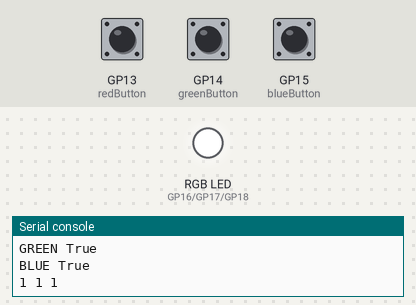
A program run on a simulated Raspberry Pi Pico running MicroPython. Shown: an RGB LED mixed from three pins (HIGH = lit), the last lines printed to the serial console. Inputs (shaded band) come from the test bench; at power-on: GP13 (redButton) HIGH, GP14 (greenButton) HIGH, GP15 (blueButton) HIGH.

Above: at 1.2 s.
1.3 s: GP13 (redButton) pulled LOW for 0.25 s
At 2.9 s:
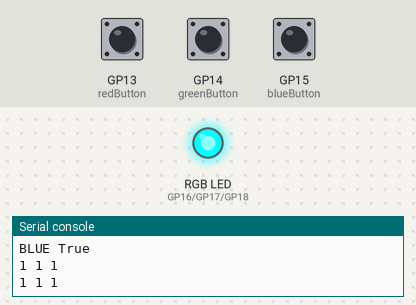
3.2 s: GP14 (greenButton) pulled LOW for 0.25 s
At 4.9 s:
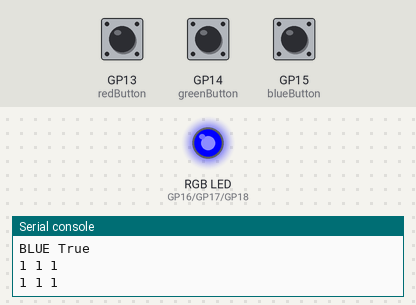
5.2 s: GP15 (blueButton) pulled LOW for 0.25 s
At 6.8 s:
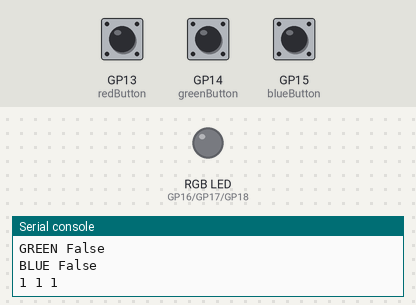
7.2 s: GP13 (redButton) pulled LOW for 1 s
At 9.2 s:
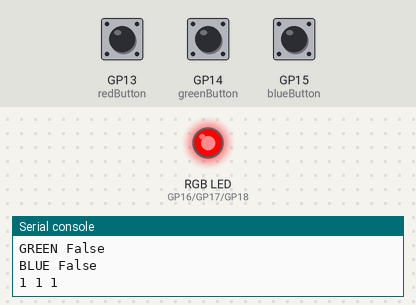
9.8 s: GP14 (greenButton) pulled LOW for 1 s
At 11.6 s:
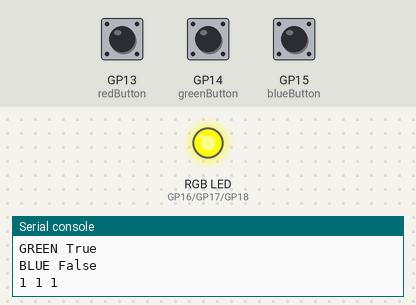
12.4 s: GP13 (redButton) pulled LOW for 0.25 s
At 13.3 s:
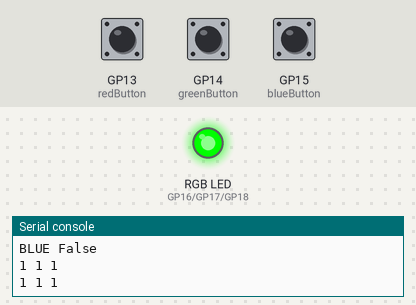
Timing chart, 0 to 15.2 s (numbered marks = the images above; inputs shaded):
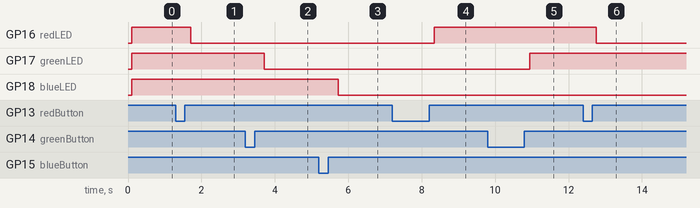

Measured:
- after the input at 1.3 s, GP16 (redLED): HIGH → LOW after 0.41 s
- after the input at 3.2 s, GP17 (greenLED): HIGH → LOW after 0.52 s
- after the input at 5.2 s, GP18 (blueLED): HIGH → LOW after 0.53 s
- after the input at 7.2 s, GP16 (redLED): LOW → HIGH after 1.1 s
- after the input at 9.8 s, GP17 (greenLED): LOW → HIGH after 1.1 s
- after the input at 12.4 s, GP16 (redLED): HIGH → LOW after 0.36 s

The program:

RGBButtonOnOff.py
```python
from machine import Pin
from time import sleep
redPinButton=13
greenPinButton=14
bluePinButton=15
redPinLED=16
greenPinLED=17
bluePinLED=18
redButton=Pin(redPinButton,Pin.IN,Pin.PULL_UP)
greenButton=Pin(greenPinButton,Pin.IN,Pin.PULL_UP)
blueButton=Pin(bluePinButton,Pin.IN,Pin.PULL_UP)
redLED=Pin(redPinLED,Pin.OUT)
greenLED=Pin(greenPinLED,Pin.OUT)
blueLED=Pin(bluePinLED,Pin.OUT)
redButtonStateNow=0
greenButtonStateNow=0
blueButtonStateNow=0
redButtonStateOld=0
greenButtonStateOld=0
blueButtonStateOld=0
redLEDstate=False
greenLEDstate=False
blueLEDstate=False
while True:
    redButtonStateNow=redButton.value()
    greenButtonStateNow=greenButton.value()
    blueButtonStateNow=blueButton.value()
    print(redButtonStateNow,greenButtonStateNow,blueButtonStateNow)
    sleep(.1)
    if redButtonStateOld==0 and redButtonStateNow==1:
        redLEDstate=not redLEDstate
        redLED.value(redLEDstate)
    redButtonStateOld=redButtonStateNow
    print ('RED',redLEDstate)
    if greenButtonStateOld==0 and greenButtonStateNow==1:
        greenLEDstate=not greenLEDstate
        greenLED.value(greenLEDstate)
    greenButtonStateOld=greenButtonStateNow
    print('GREEN',greenLEDstate)
    if blueButtonStateOld==0 and blueButtonStateNow==1:
        blueLEDstate=not blueLEDstate
        blueLED.value(blueLEDstate)
    blueButtonStateOld=blueButtonStateNow
    print('BLUE',blueLEDstate)
    print(redButtonStateNow,greenButtonStateNow,blueButtonStateNow)
    sleep(.1)
```
